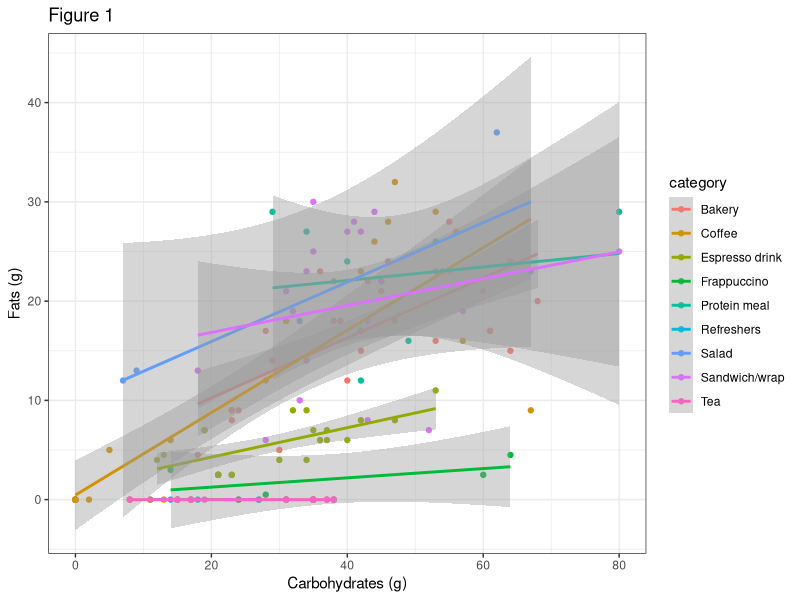
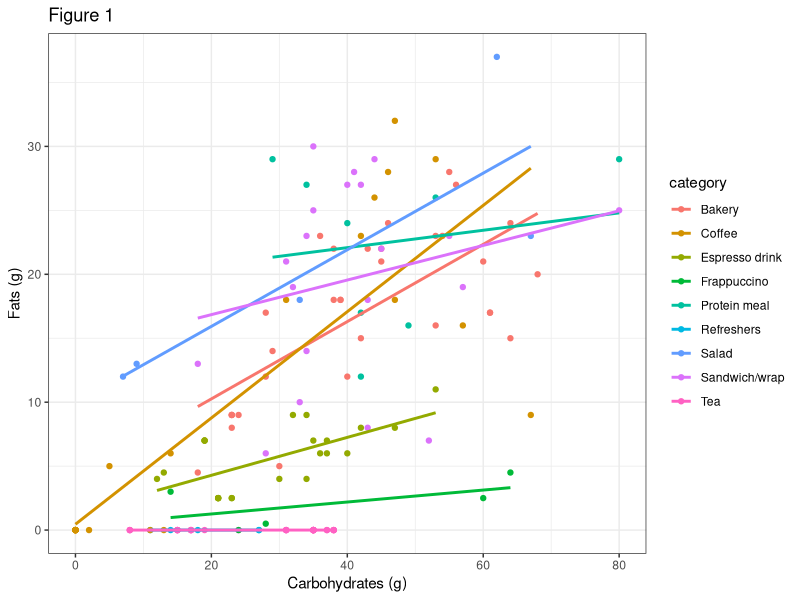
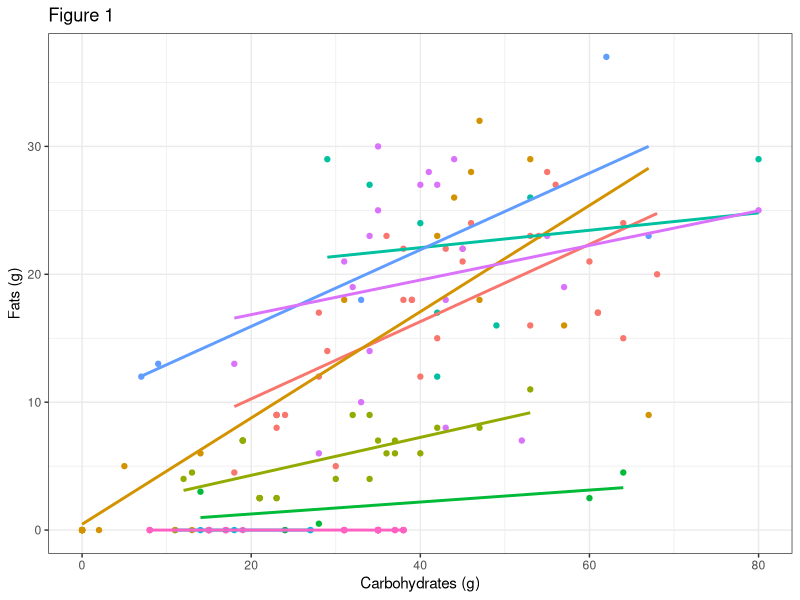
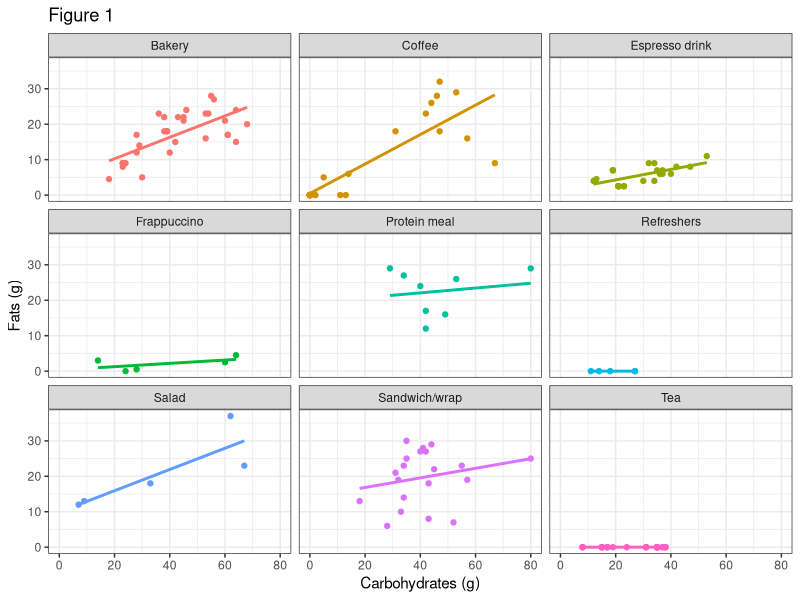
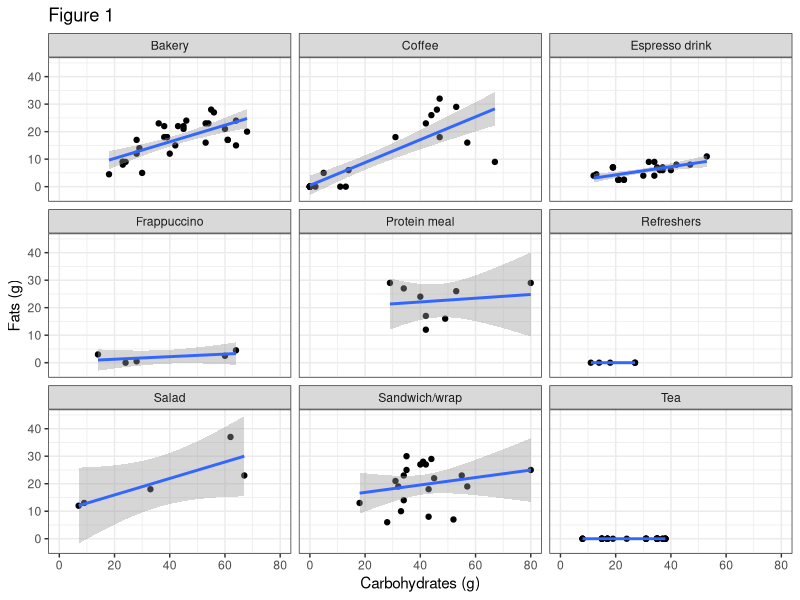

These figures' R source, in order:
#### Ticket out-the-door (2) - Answer ####

#' **Instructions:**
#' Import the starbucks data and clean it up by removing any items
#' for which the grams of fat or carbs are missing. Feel free
#' to also select which variables are of most interest.
#' 
#' Once you do so, pipe in the following lines
#' of code to create a new variable, called category, which
#' gives more detailed info regarding what an item includes.
#' (You'll need to un-comment it out)
# YOUR_STARBUCKS_DATA |>
# mutate(category = case_when(
#   str_detect(item, "Frappuccino") ~ "Frappuccino",
#   str_detect(item, "Latte|Cappuccino|Macchiato|Mocha|Americano") ~ "Espresso drink",
#   str_detect(item, "Coffee|Cold Brew|Roast") ~ "Coffee",
#   str_detect(item, "Tea|Tazo|Teavana") ~ "Tea",
#   str_detect(item, "Refresher|Pink Drink|Violet Drink") ~ "Refreshers",
#   str_detect(item, "Sandwich|Panini|Wrap") ~ "Sandwich/wrap",
#   str_detect(item, "Salad") ~ "Salad",
#   str_detect(item, "Protein Box|Protein Bowl") ~ "Protein meal",
#   str_detect(item, "Muffin|Cookie|Croissant|Scone|Cake|Brownie|Doughnut|Loaf|Tart") ~ "Bakery",
#   TRUE ~ NA
# ))

#' After making this modification, remove any data that's missing
#' a category (i.e., where category is NA). Now, save that result
#' into a new object, and create a plot (or plots) to answer
#' the following research question:
#' Does the relationship between carbs and fat differ based on
#' the CATEGORY of each item?

#' Make sure that the plot(s) is (are) not too "busy" 
#' with regard to the category variable
#' (facet_wrap() is your friend!).

# Loading packages
library(here)
library(psych)
library(tidyverse)

# Loading the data 
star_items <- read.csv(here("Data/starbucks_items.csv")) |>
  # For simplicity of viewing
  as_tibble()

#' Here we do a simple data cleaning/modification. Note that this
#' step is technically optional in this case. It is nice to clean the data
#' up a tad.
star_items_final <- star_items |>
  # You may not wish to select only these variables,
  # but it's up to you.
  select(item, type, fat_g, carb_g) |>
  # We filter out missing data because it doesn't
  # provide any useful information.
  filter(!is.na(fat_g) & !is.na(carb_g))

# Add in new variable based on code above
star_items_full <- star_items_final |>
  mutate(category = case_when(
    str_detect(item, "Frappuccino") ~ "Frappuccino",
    str_detect(item, "Latte|Cappuccino|Macchiato|Mocha|Americano") ~ "Espresso drink",
    str_detect(item, "Coffee|Cold Brew|Roast") ~ "Coffee",
    str_detect(item, "Tea|Tazo|Teavana") ~ "Tea",
    str_detect(item, "Refresher|Pink Drink|Violet Drink") ~ "Refreshers",
    str_detect(item, "Sandwich|Panini|Wrap") ~ "Sandwich/wrap",
    str_detect(item, "Salad") ~ "Salad",
    str_detect(item, "Protein Box|Protein Bowl") ~ "Protein meal",
    str_detect(item, "Muffin|Cookie|Croissant|Scone|Cake|Brownie|Doughnut|Loaf|Tart") ~ "Bakery",
    TRUE ~ NA
  )) |>
  filter(!is.na(category))

#' Let's get a better understanding of the breakdown of various category items
star_items_full |> count(category, sort = TRUE)

#' The labels suggest that most items (without missing data) 
#' are tea (*N* = 34), bakery items (*N* = 32), and coffee (*N* = 24), 
#' whereas frappuccinos (*N* = 5), refreshers (*N* = 5), and 
#' salads (*N* = 5) were the least popular.

#' (SIDENOTE: Frapuccinos were likely not here often because their data
#' were missing regarding their fat and sugar content.)

#' Now let's focus in on our research question:
#' how does the relationship between carbs and fat differ based on
#' the category of item?

#' The plot we did last time for our answer works particularly well.
#' We tweak it by swapping out the variable type for category.
star_items_full |>
  ggplot(aes(x = carb_g, y = fat_g, color = category)) +
  geom_point() +
  # Good addition: Fits a line of best fit with margin of error
  geom_smooth(method = "lm", formula = "y ~ x") +
  # Good addition: Adds axis labels
  labs(x = "Carbohydrates (g)", y = "Fats (g)",
       title = "Figure 1") +
  # Good addition: Makes theme simpler
  theme_bw()

#' This plot is ok, but is far too busy to make out clear
#' patterns.

#' Perhaps if we omit the se widths on geom_smooth(), it'll
#' look better?
star_items_full |>
  ggplot(aes(x = carb_g, y = fat_g, color = category)) +
  geom_point() +
  geom_smooth(method = "lm", formula = "y ~ x",
              # Remove SE widths on bars
              se = FALSE) +
  labs(x = "Carbohydrates (g)", y = "Fats (g)",
       title = "Figure 1") +
  theme_bw()

#' It looks a tad better, but is still very busy
#' and hard to decipher clear patterns. Let's
#' omit the plot legend and see if that helps.
star_items_full |>
  ggplot(aes(x = carb_g, y = fat_g, color = category)) +
  geom_point() +
  geom_smooth(method = "lm", formula = "y ~ x",
              se = FALSE) +
  labs(x = "Carbohydrates (g)", y = "Fats (g)",
       title = "Figure 1") +
  theme_bw() +
  # Add theme to get rid of legend
  theme(legend.position = "none")

#' A bit better, but now we have another problem:
#' what does each color mean!

#' I think the most reasonable solution with so
#' much data is to use facet_wrap().
#' Doing so enables us to split up the plot by
#' the category of item, making it easier to see what's
#' going on.
star_items_full |>
  ggplot(aes(x = carb_g, y = fat_g, color = category)) +
  geom_point() +
  geom_smooth(method = "lm", formula = "y ~ x",
              se = FALSE) +
  labs(x = "Carbohydrates (g)", y = "Fats (g)",
       title = "Figure 1") +
  theme_bw() +
  theme(legend.position = "none") +
  # Add facet wrap
  facet_wrap(~category)

#' This is dramatically better! Colors no longer
#' matter all that much, since each group
#' is clearly separated out.
#' We'll also omit the legend.position = "none"
#' (because we'll no longer need a legend),
#' and allow the error bars to exist.
star_items_full |>
  # Here, we omit the color argument
  ggplot(aes(x = carb_g, y = fat_g)) +
  geom_point() +
  geom_smooth(method = "lm", formula = "y ~ x") +
  labs(x = "Carbohydrates (g)", y = "Fats (g)",
       title = "Figure 1") +
  theme_bw() +
  # (We omit the legend.position = none, since there
  # is no longer a legend)
  facet_wrap(~category)

#' This data graphic, I think, works well because
#' it expediently answer the question we
#' cared about: does the category of item
#' affect the relationship between fat and carbs?

#' The answer is a resounding yes:
#' The relationship is strong and positive within
#' the bakery and coffee groups, and is far
#' less strong within all other groups.
#' 
#' Of note, teas show almost no relationship
#' between the two.

#' This plot also shows you the raw data points;
#' more data makes the relationships shown
#' have more evidence. (Less data means they're less
#' reliable, hence the error bars.)

#' It's nice because we can clearly see that
#' no tea of refreshers have fat, which is why
#' the relationship doesn't hold within
#' that group.

#' This is a nice example of what's called
#' a MODERATION: the item category moderates
#' the relationship between carbs and fat.
